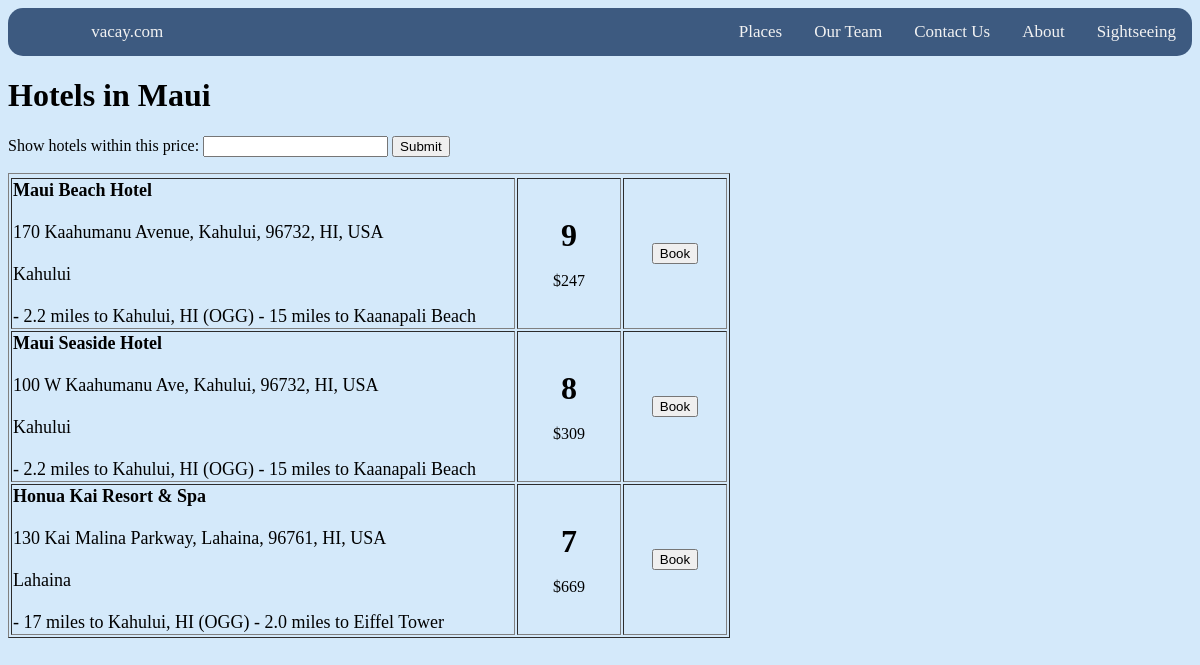
The page /hawaii1.php on the database its author committed.
### tables this page shows
CREATE TABLE `catalog` (
  `City` text NOT NULL,
  `Hotel Name` text NOT NULL,
  `Location` text NOT NULL,
  `Street Address` text NOT NULL,
  `Rating` int(11) NOT NULL,
  `Price` int(11) NOT NULL,
  `Details` text NOT NULL
);

### hawaii1.php (the view, shortened to what this page needs)
<?php
require_once 'login.php';
?>
<form method="post" action="<?php echo $_SERVER['PHP_SELF'];?>">
  Show hotels within this price: <input type="int" name="fprice">
  <input type="submit">
</form>
<?php
$price = 0;
$conn=mysqli_connect($host,$user,$pass,$db);
if ($price == 0 or empty($price))
    $result = mysqli_query($conn,"SELECT * FROM catalog where City ='Maui, Hawaii'");
else
    $result = mysqli_query($conn,"SELECT * FROM catalog where City ='Maui, Hawaii' and Price <= $price");
echo "<table border='1'>
<tr>
</tr>";
while($row = mysqli_fetch_array($result))
{
echo "<tr>";
echo "<td width=500>" . "<b><font size=4>" . $row['Hotel Name'] . "</b><br/><br/>" . $row['Street Address'] . "<br/><br/>" . $row['Location'] . "<br/><br/>" . $row['Details'] . "</td>";
echo "<td width=100 align=center>" . "<b><font size=6>" . $row['Rating'] . "</font></b><br/><br/>" . "$". $row['Price'] . "</td>";
echo "<td width=100 align=center><button type = button>Book</button></td>";
echo "</tr>";
}
echo "</table>";
?>

### stylesheet.css (style rules this page uses)
.topnav { background-color: #3d5a80; overflow: hidden; border-radius: 15px; }
.topnav a { float: right; color: #f2f2f2; text-align: center; padding: 14px 16px; text-decoration: none; font-size: 17px; font-family: League Gothic; }
.dropdown { float: right; overflow: hidden; border-radius: 15px; }
.dropdown .dropbtn { border: none; outline: none; color: #f2f2f2; padding: 14px 16px; background-color: inherit; font-size: 17px; font-family: League Gothic; margin: 0; }

### rows shown on the page
catalog: Hotel Name "Maui Beach Hotel", Street Address "170 Kaahumanu Avenue, Kahului, 96732, HI, USA", Location "Kahului", Details "- 2.2 miles to Kahului, HI (OGG) - 15 miles to Kaanapali Beach", Rating "9", Price "247"
catalog: Hotel Name "Maui Seaside Hotel", Street Address "100 W Kaahumanu Ave, Kahului, 96732, HI, USA", Location "Kahului", Details "- 2.2 miles to Kahului, HI (OGG) - 15 miles to Kaanapali Beach", Rating "8", Price "309"
catalog: Hotel Name "Honua Kai Resort & Spa", Street Address "130 Kai Malina Parkway, Lahaina, 96761, HI, USA", Location "Lahaina", Details "- 17 miles to Kahului, HI (OGG) - 2.0 miles to Eiffel Tower", Rating "7", Price "669"
